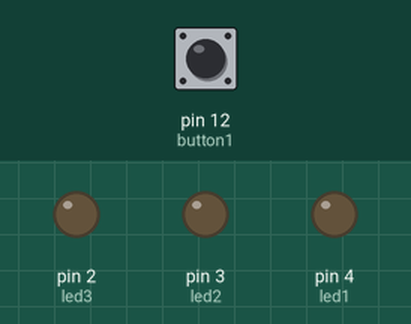
The sketch below on a simulated Arduino Uno, built with avr-gcc and run on an emulated ATmega328P. Parts: output pins drawn as LEDs (lit = HIGH). Dashed ring = blinking. Inputs (shaded band) come from the test bench; at power-on: pin 12 (button1) LOW.

Above: at 1.2 s.
1.3 s: pin 12 (button1) pulled HIGH for 1 s
At 1.67 s:
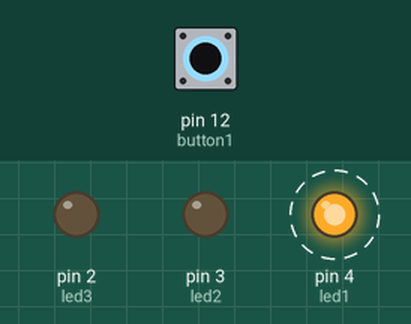
3.8 s: pin 12 (button1) pulled HIGH for 0.15 s
At 5.2 s:
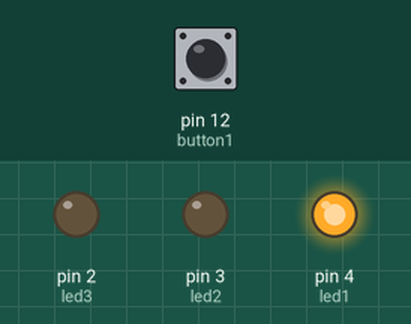
5.5 s: pin 12 (button1) pulled HIGH for 3.2 s
At 6.37 s:
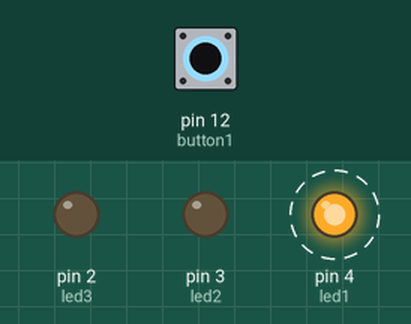
Timing chart, 0 to 10.3 s (numbered marks = the images above; inputs shaded):
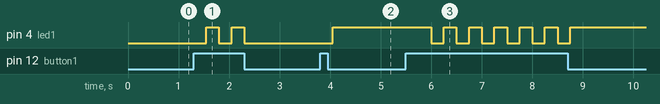

The sketch:

sketch_sep04c.ino
```cpp
#define button1 12
#define button2 11
#define button3 10
#define pressed LOW
#define led1 4
#define led2 3
#define led3 2
void setup()
{
  Serial.begin(9600);
  pinMode(button1,INPUT);
  pinMode(button2,INPUT);
  pinMode(button3,INPUT_PULLUP);
  pinMode(led1,OUTPUT);
  pinMode(led2,OUTPUT);
  pinMode(led3,OUTPUT);
}

void loop() {
  if(digitalRead(button1)!=pressed)
  {
    delay(250);
    digitalWrite(led1,1);
      if(digitalRead(button1)!=pressed)
      {
        delay(250);
        digitalWrite(led1,0);
      }
  }

}
```

Measured:
- after the input at 1.3 s, pin 4 (led1): alternates HIGH for 0.25 s and LOW for 0.25 s, 4 changes in all, then stays LOW, starting after 0.25 s
- after the input at 3.8 s, pin 4 (led1): LOW → HIGH after 0.25 s
- after the input at 5.5 s, pin 4 (led1): alternates HIGH for 0.25 s and LOW for 0.25 s, 12 changes in all, then stays HIGH, starting after 0.50 s
